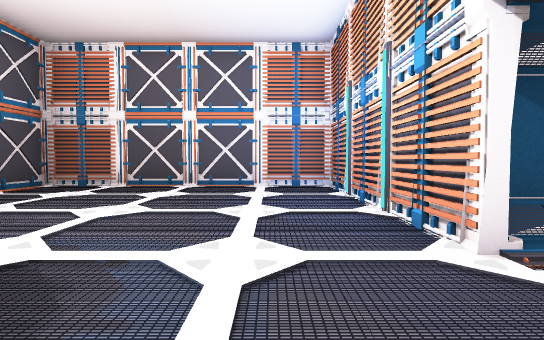
[1] (above)

13 first-person views from a walk through a 3-D level made in the Unity game engine. The camera is 1.3 m above the floor, tilts 2° down and sees 85° across. The floor is counted in squares, 2 m on a side. Each view is taken from the middle of a square. On the plan, view 1 faces up. The plan holds only what a view shows up to about 9 squares ahead; the rest is blank. The place goes on beyond the plan. Door leaves are left out, so doorways stand open.

[2]
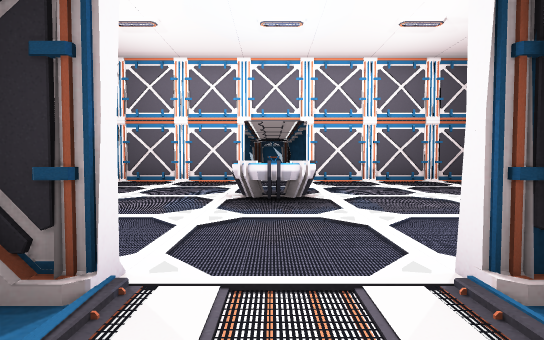

[3]
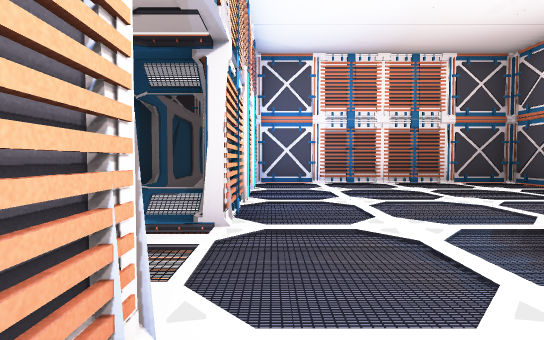

[4]
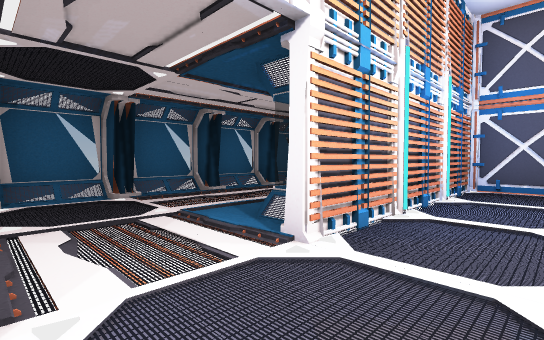

[5]
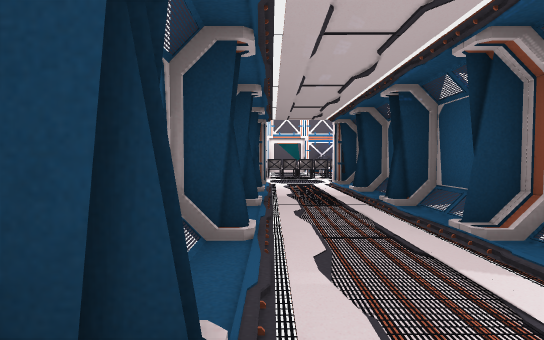

[6]
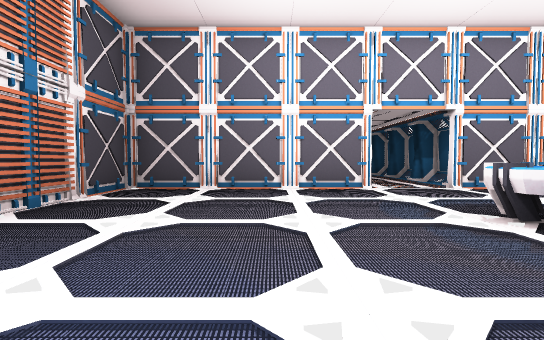

[7]
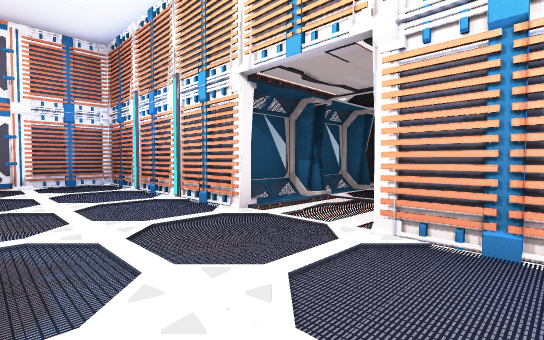

[8]
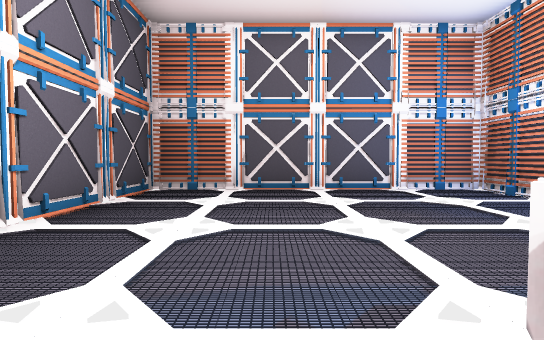

[9]
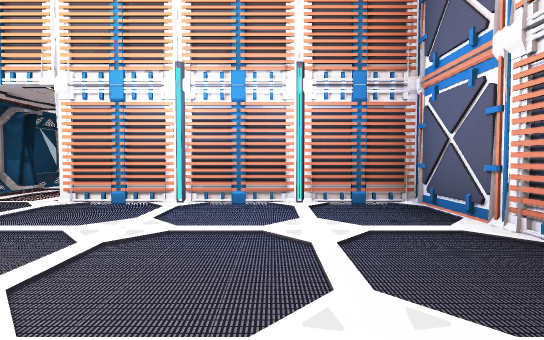

[10]
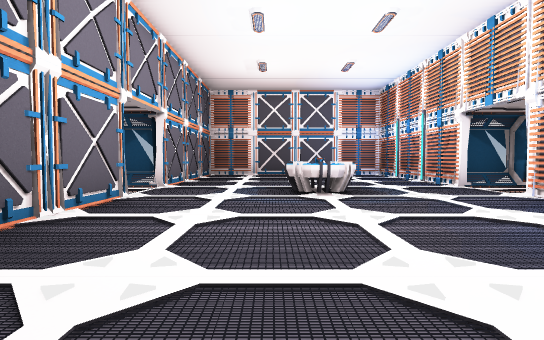

[11]
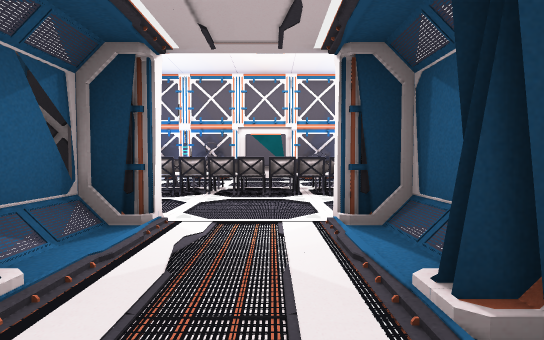

[12]
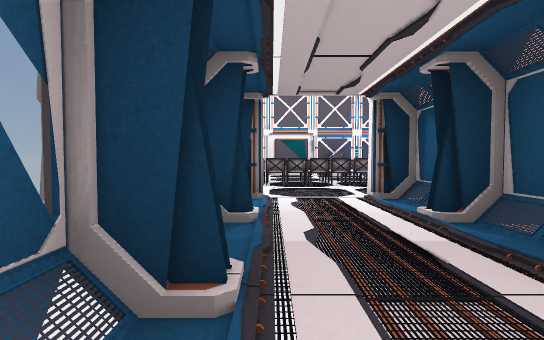

[13]
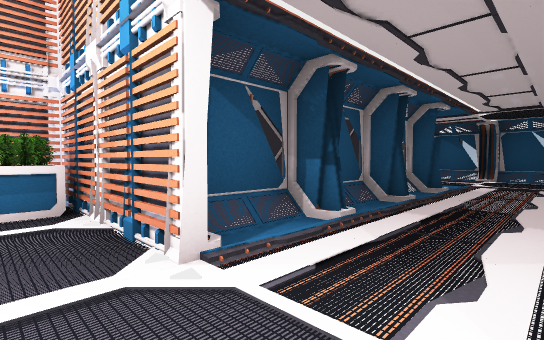

### Floor plan
Points are (right, up) in squares from view 1. A wall is a line through its corners. A room is listed if a view was taken in it or the views show most of it. See-through windows are left out.
Room 1 (views 1, 3, 4, 6, 7, 8, 9, 10)
walls: (1.4, 2) (1.4, 7.4) (-5.6, 7.4) (-5.6, 1.9); (-5.6, 0.2) (-5.6, -5.2) (1.4, -5.2) (1.4, 0.2); (-5.4, -1.9) (-5.7, -2.3); (-5.4, 4.6) (-5.7, 4.2); (2.6, -3.6) (2.6, -0.8); (-5.4, 6.6) (-5.7, 6.2); (0.7, -5.3) (1.1, -5)
ways out: open door at (1.5, 1.5) to room 2; open door at (-6, 1.5)
objects: other object (-2, 1)
Room 2 (views 2, 5, 11, 12)
walls: (2.8, -1.7) (3.4, -1.7); (2.7, -1.4) (2.7, -6.8) (3.4, -6.8); (5.3, -1.4) (5.9, -1.4); (2.5, -1.4) (3.3, -1.4); (5.2, -3.2) (5.8, -3.2) (5.8, 1.7); (3.4, -3.6) (2.6, -3.6); (5.2, 0) (5.7, 0); (5.3, 0.2) (5.8, 0.2); (5.2, 0.4) (5.9, 0.4); (1.6, 0.2) (1.6, -0.4); (2.6, -5) (3.2, -5); (1.6, -4.3) (1.6, -4.8); (2.8, -5.2) (3.4, -5.2); (3.4, -5.4) (2.6, -5.4); (5.3, -5.2) (5.8, -5.2); (5, 2.1) (5, 2.7) (1.4, 2.7); (3.3, 2.6) (3.3, 2.1); (5.1, -6.8) (6.2, -6.8); (5.8, -6.9) (5.8, -4)
ways out: open door at (1.5, 1.5) to room 1; open door at (4.5, -7) to room 3
Room 3 (view 13)
walls: (3.4, -7.1) (-0.2, -7.1) (-0.2, -7.9); (0.4, -7.2) (0.4, -7.9)
ways out: open door at (4.5, -7) to room 2
objects: other object (1, -8); other object (2, -11) to (2, -10); other object (3, -11); other object (3, -10); other object (4, -11) to (4, -10); other object (4, -9); other object (5, -11) to (5, -10); other object (5, -9); other object (6, -11) to (6, -10); other object (6, -9); other object (7, -11)

Where each view was taken, in squares from view 1:
view 1: 0 up, 0 right, facing up
view 2: 1 up, 3 right, facing left
view 3: 3 up, 1 right, facing down
view 4: 2 up, 0 right, facing down-right
view 5: 1 up, 5 right, facing down
view 6: 2 down, 1 right, facing left
view 7: 1 down, 1 left, facing up-right
view 8: 1 up, 3 left, facing up
view 9: 3 down, 3 left, facing right
view 10: 5 down, 3 left, facing up
view 11: 4 down, 4 right, facing down
view 12: 2 down, 5 right, facing down
view 13: 8 down, 5 right, facing up-left
